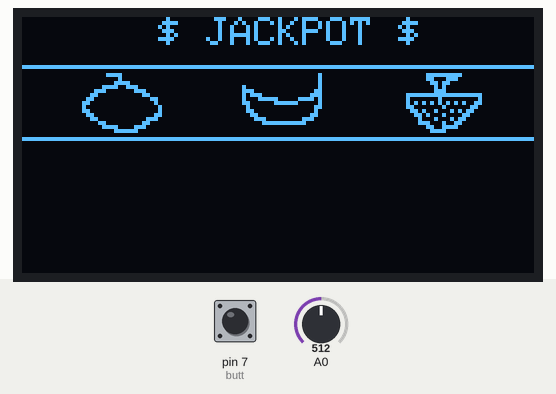
This sketch was run on a simulated Arduino Uno, built with avr-gcc and run on an emulated ATmega328P. Parts: 128×64 one-colour display. Inputs (shaded band) come from the test bench; at power-on: pin 7 (butt) HIGH, A0 = 512. Random numbers use the default seed unless the sketch sets one; what the sketch prints to the serial monitor is not drawn.

Above: at 1.2 s.
1.3 s: pin 7 (butt) pulled LOW for 0.15 s
At 1.7 s:
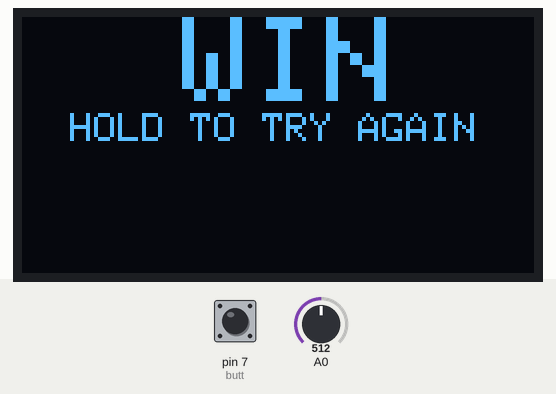
3.3 s: pin 7 (butt) pulled LOW for 1 s
At 4.16 s:
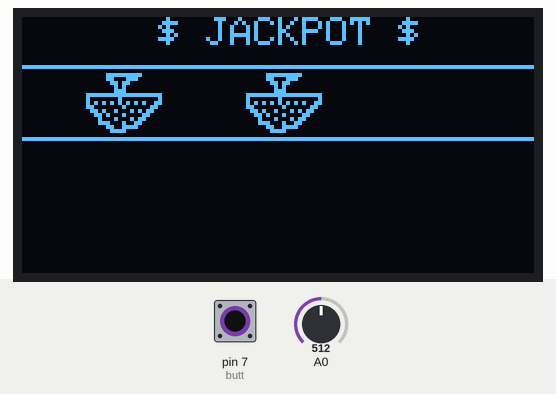
Timing chart, 0 to 6.3 s (numbered marks = the images above; inputs shaded):
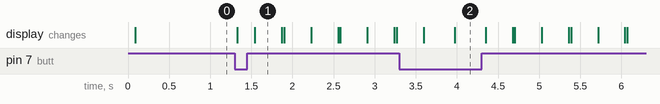

The sketch:

JackpotOLED.ino
```cpp
#include <Wire.h>
#include <Adafruit_GFX.h>
#include <Adafruit_SSD1306.h>

#define butt 7 //Your start button

const int locat[4] = {15,55,95,14}; // Varible to set image location on screen. x of the first image, x of the second image, x of the third image and y of all images

#define OLED_RESET 4
Adafruit_SSD1306 display(OLED_RESET);
//Here it is the code that represents the pictures
//---------------------------------------------------------------------------------------------------
const unsigned char apple [] = {
  0x03, 0xc0, 0x00, 0x00, 0x40, 0x00, 0x00, 0xf0, 0x00, 0x07, 0x9c, 0x00, 0x1c, 0x07, 0x00, 0x30,
  0x01, 0x80, 0x60, 0x00, 0x60, 0xc0, 0x00, 0x20, 0x80, 0x00, 0x10, 0xc0, 0x00, 0x10, 0x60, 0x00,
  0x30, 0x30, 0x00, 0xe0, 0x0c, 0x01, 0x80, 0x07, 0x87, 0x00, 0x00, 0xfc, 0x00
};
const unsigned char banana [] = {
  0x00, 0x00, 0x10, 0x00, 0x00, 0x10, 0x00, 0x00, 0x10, 0x80, 0x00, 0x10, 0xe0, 0x00, 0x30, 0xb8,
  0x00, 0x70, 0x8f, 0x83, 0xd0, 0xc0, 0xfc, 0x10, 0x40, 0x00, 0x30, 0x60, 0x00, 0x20, 0x30, 0x00,
  0x60, 0x1c, 0x01, 0xc0, 0x07, 0xff, 0x00, 0x00, 0x00, 0x00, 0x00, 0x00, 0x00
};
const unsigned char fruit [] = {
  0x03, 0xfe, 0x00, 0x03, 0x1c, 0x00, 0x01, 0xb0, 0x00, 0x00, 0xa0, 0x00, 0x00, 0xe0, 0x00, 0x7f,
  0xff, 0xf0, 0x40, 0x40, 0x10, 0x55, 0x55, 0x30, 0x60, 0x20, 0x60, 0x34, 0x8a, 0xc0, 0x1a, 0x21,
  0x80, 0x08, 0x8b, 0x00, 0x0e, 0x26, 0x00, 0x03, 0x3c, 0x00, 0x01, 0xe0, 0x00
};
//---------------------------------------------------------------------------------------------------


void setup()   {
  Serial.begin(9600);
  pinMode(butt, INPUT_PULLUP);
  digitalWrite(butt, HIGH);
  display.begin(SSD1306_SWITCHCAPVCC, 0x3C); // Here set adress of your I2C screen 0x3C or 0x3D
  display.clearDisplay();
  // Display logo with sample images
  logo();
  display.drawBitmap(locat[0],locat[3], apple, 20,15, WHITE);
  display.drawBitmap(locat[1],locat[3], banana, 20,15, WHITE);
  display.drawBitmap(locat[2],locat[3], fruit, 20,15, WHITE);
  display.display();
}

void loop() {
  // Button checking to start the draw
  if(digitalRead(butt) == LOW){
    draw();
  }
}
void logo(){
  display.drawLine(0, 12, 128, 12, SSD1306_WHITE); // Draw line form x,y to x,y on the screen and color of the line
  display.drawLine(0, 30, 128, 30, SSD1306_WHITE);
  display.setTextSize(1);
  display.setTextColor(WHITE);
  display.setCursor(34, 0);
  display.println("$ JACKPOT $");
  display.display();
}
void draw(){
  byte randomNumber = 0; // Single drawn number
  int RandomNumbers[3]; // array of drawn numbers
  int win1[3] = {1,1,1}, win2[3] = {2,2,2}, win3[3] = {3,3,3}; // Define your win combinations where: apple -> 1, banana -> 2, fruit -> 3

  display.clearDisplay();

  logo(); // Draw logo on the screen
  Serial.println();

// Here is our draw algorithm
//---------------------------------------------------------------------------
  for(int i=0; i<=2; i++){
    randomSeed(analogRead(A0)); // Use seed in a random function for better randomness
    randomNumber = byte(random(1,4));
    RandomNumbers[i]=randomNumber;

    Serial.print(RandomNumbers[i]); // Here you can see our numbers

    // swap the drawn number to image on the screen
    switch(RandomNumbers[i]){
      case 1:
        display.drawBitmap(locat[i],locat[3], apple, 20,15, WHITE);
      break;
      case 2:
        display.drawBitmap(locat[i],locat[3], banana, 20,15, WHITE);
      break;
      case 3:
        display.drawBitmap(locat[i],locat[3], fruit, 20,15, WHITE);
      break;
    }
   display.display();
  }


//Here is the part of the code that checks our drawn numbers
//---------------------------------------------------------------------------
  int s1=0, s2=0, s3=0;
  for(int i=0; i<=2 ; i++){
    if(RandomNumbers[i] == win1[i]){
      s1++;
      if(s1==3){
        while(digitalRead(butt)== HIGH){
          display.clearDisplay();
          display.setTextColor(WHITE);
          display.setTextSize(3);
          display.setCursor(40, 0);
          display.println("WIN");
          display.setTextSize(1);
          display.setCursor(12, 24);
          display.println("HOLD TO TRY AGAIN");
          display.display();
          delay(300);
          display.clearDisplay();
          logo();
          display.drawBitmap(locat[0],locat[3], apple, 20,15, WHITE);
          display.drawBitmap(locat[1],locat[3], apple, 20,15, WHITE);
          display.drawBitmap(locat[2],locat[3], apple, 20,15, WHITE);
          display.display();
          delay(300);
        }
      }
    }
    else if(RandomNumbers[i] == win2[i]){
      s2++;
        if(s2==3){
          while(digitalRead(butt)== HIGH){
            display.clearDisplay();
            display.setTextColor(WHITE);
            display.setTextSize(3);
            display.setCursor(40, 0);
            display.println("WIN");
            display.setTextSize(1);
            display.setCursor(12, 24);
            display.println("HOLD TO TRY AGAIN");
            display.display();
            delay(300);
            display.clearDisplay();
            logo();
            display.drawBitmap(locat[0],locat[3], banana, 20,15, WHITE);
            display.drawBitmap(locat[1],locat[3], banana, 20,15, WHITE);
            display.drawBitmap(locat[2],locat[3], banana, 20,15, WHITE);
            display.display();
            delay(300);
          }

        }
      }
    else if(RandomNumbers[i] == win3[i]){
      s3++;
        if(s3==3){
          while(digitalRead(butt)== HIGH){
            display.clearDisplay();
            display.setTextColor(WHITE);
            display.setTextSize(3);
            display.setCursor(40, 0);
            display.println("WIN");
            display.setTextSize(1);
            display.setCursor(12, 24);
            display.println("HOLD TO TRY AGAIN");
            display.display();
            delay(300);
            display.clearDisplay();
            logo();
            display.drawBitmap(locat[0],locat[3], fruit, 20,15, WHITE);
            display.drawBitmap(locat[1],locat[3], fruit, 20,15, WHITE);
            display.drawBitmap(locat[2],locat[3], fruit, 20,15, WHITE);
            display.display();
            delay(300);
          }
        }
      }
    }
}
```

Measured:
- after the input at 1.3 s, the display: first changes at once (image 1 shows a later state)
